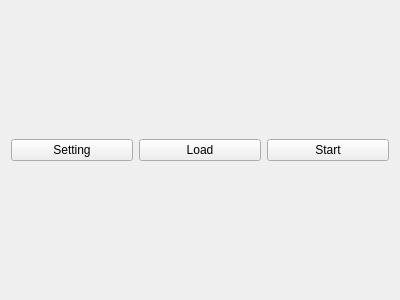
<?xml version="1.0" encoding="UTF-8"?>
<ui version="4.0">
 <class>Form</class>
 <widget class="QWidget" name="Form">
  <property name="geometry">
   <rect>
    <x>0</x>
    <y>0</y>
    <width>400</width>
    <height>300</height>
   </rect>
  </property>
  <property name="windowTitle">
   <string>Form</string>
  </property>
  <layout class="QGridLayout" name="gridLayout">
   <item row="0" column="1">
    <widget class="QPushButton" name="load_button">
     <property name="text">
      <string>Load</string>
     </property>
    </widget>
   </item>
   <item row="0" column="0">
    <widget class="QPushButton" name="setting_button">
     <property name="text">
      <string>Setting</string>
     </property>
    </widget>
   </item>
   <item row="0" column="2">
    <widget class="QPushButton" name="start_button">
     <property name="text">
      <string>Start</string>
     </property>
    </widget>
   </item>
  </layout>
 </widget>
 <resources/>
 <connections/>
</ui>
